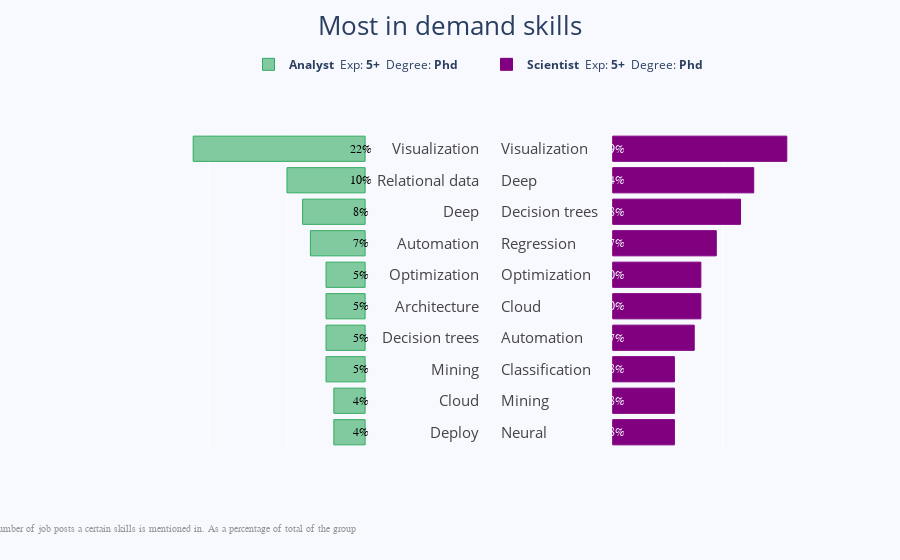

The notebook cell this image was saved under:
### Markdown cell above
### Most popular skills from each job profile

### Code cell
### Create two bar plots side by side to compare most in demand skills from each profile 

# Creating two subplots
fig = make_subplots(rows=1, cols=2, specs=[[{}, {}]], shared_xaxes=True,
                    shared_yaxes=False,
                    #vertical_spacing=0.0001
                    )

# Add bar chart for Profile 1 
fig.add_trace(go.Bar(
    x=y,
    y=x,
    marker=dict(
        color='rgba(50, 171, 96, 0.6)',
        line=dict(
            color='rgba(50, 171, 96, 1.0)',
            width=1),
    ),
    name= f'<b>{str.capitalize(job)}</b>  Exp: <b>{experience}</b>  Degree: <b>{str.capitalize(degree)}</b>        ',
    orientation='h',
), 1, 1)

# Add bar chart for Profile 2
fig.add_trace(go.Bar(
    x=y_3, 
    y=x_3,
    marker=dict(
        color='rgb(128, 0, 128)',
        line=dict(
            color='rgb(128, 0, 128)',
            width=1,)
    ),
    name=f'<b>{str.capitalize(job2)}</b>  Exp: <b>{experience2}</b>  Degree: <b>{str.capitalize(degree2)}</b>        ', 
    orientation='h',
), 1, 2)

# Title 
fig.update_layout(
    title=dict(text='Most in demand skills',
               font=dict(
                   size=26,
               ),
               x = 0.5,
               xanchor='center'
    ),
    
    # Axes       
    yaxis=dict(
        showgrid=False,
        showline=False,
        showticklabels=True,
        side= 'right',
      
        ticklabelposition="inside",
   
        tickfont = dict(
            size=15,
           # color='rgba(102, 102, 102, 0.8)',
           # family=  "Droid Sans Mono",
            ),
        domain=[0.1, 0.85],
    ),
    yaxis2=dict(
        showgrid=False,
        showline=False,
        showticklabels=True,
        ticklabelposition="inside",   
            tickfont = dict(
            size=15,
           # color='rgba(102, 102, 102, 0.8)',
           # family=  "Droid Sans Mono",
            ),
        linecolor='rgba(102, 102, 102, 0.8)',
        linewidth=2,
        domain=[0.1, 0.85],
    ),
    xaxis=dict(
        zeroline=False,
        showline=False,
        showticklabels=False,
        showgrid=True,
        autorange="reversed",
        domain=[0.1, 0.49],
    ),
    xaxis2=dict(
        zeroline=False,
        showline=False,
        showticklabels=False,
        showgrid=True,
        domain=[0.51, 0.9],
        #side='top',
        #dtick=25000,
    ),
    
    legend=dict(
        x=0.5,
        y=1.048, font_size=12, orientation = 'h', xanchor='center',),
    margin=dict(l=100, r=20, t=70, b=70),
    paper_bgcolor='rgb(248, 248, 255)',
    plot_bgcolor='rgb(248, 248, 255)',
    #showlegend=False,
)


# Annotations 
annotations = []
# Adding percentage labels 
for yd, y_3d, xd, x_3d in zip(y, y_3, x, x_3):
    # Percentage labels for Profile 1 plot
    annotations.append(dict(xref='x1', yref='y1',
                            y=xd, x= 0.5,
                            text=str(yd) + '%',
                            font=dict(family='Arial', size=12,
                                      color='rgb(0, 0, 0)'),
                            showarrow=False))
    # Percentage labels for Profile 2 plot
    annotations.append(dict(xref='x2', yref='y2',
                            y=x_3d, x=0.5,
                            text=str(y_3d) + '%',
                            font=dict(family='Arial', size=12,
                                      color='rgb(248, 248, 255)'),
                            showarrow=False))
# Footnotes
annotations.append(dict(xref='paper', yref='paper',
                        x=-0.2, y=-0.109,
                        text='Figures are number of job posts a certain skills is mentioned in. As a percentage of total of the group',
                        font=dict(family='Arial', size=10, color='rgb(150,150,150)'),
                        showarrow=False))

fig.update_layout(annotations=annotations)

fig.show()

### Figure 1 — Plotly figure (JSON) as saved in the notebook; plotly's stock layout.template omitted (floating-point values rounded to 4 significant figures)
{"data": [{"marker": {"color": "rgba(50, 171, 96, 0.6)", "line": {"color": "rgba(50, 171, 96, 1.0)", "width": 1}}, "name": "<b>Analyst</b>  Exp: <b>5+</b>  Degree: <b>Phd</b>        ", "orientation": "h", "type": "bar", "x": [4, 4, 5, 5, 5, 5, 7, 8, 10, 22], "xaxis": "x", "y": ["Deploy", "Cloud", "Mining", "Decision trees", "Architecture", "Optimization", "Automation", "Deep", "Relational data", "Visualization"], "yaxis": "y"}, {"marker": {"color": "rgb(128, 0, 128)", "line": {"color": "rgb(128, 0, 128)", "width": 1}}, "name": "<b>Scientist</b>  Exp: <b>5+</b>  Degree: <b>Phd</b>        ", "orientation": "h", "type": "bar", "x": [28, 28, 28, 37, 40, 40, 47, 58, 64, 79], "xaxis": "x2", "y": ["Neural", "Mining", "Classification", "Automation", "Cloud", "Optimization", "Regression", "Decision trees", "Deep", "Visualization"], "yaxis": "y2"}], "layout": {"annotations": [{"font": {"color": "rgb(0, 0, 0)", "family": "Arial", "size": 12}, "showarrow": false, "text": "4%", "x": 0.5, "xref": "x", "y": "Deploy", "yref": "y"}, {"font": {"color": "rgb(248, 248, 255)", "family": "Arial", "size": 12}, "showarrow": false, "text": "28%", "x": 0.5, "xref": "x2", "y": "Neural", "yref": "y2"}, {"font": {"color": "rgb(0, 0, 0)", "family": "Arial", "size": 12}, "showarrow": false, "text": "4%", "x": 0.5, "xref": "x", "y": "Cloud", "yref": "y"}, {"font": {"color": "rgb(248, 248, 255)", "family": "Arial", "size": 12}, "showarrow": false, "text": "28%", "x": 0.5, "xref": "x2", "y": "Mining", "yref": "y2"}, {"font": {"color": "rgb(0, 0, 0)", "family": "Arial", "size": 12}, "showarrow": false, "text": "5%", "x": 0.5, "xref": "x", "y": "Mining", "yref": "y"}, {"font": {"color": "rgb(248, 248, 255)", "family": "Arial", "size": 12}, "showarrow": false, "text": "28%", "x": 0.5, "xref": "x2", "y": "Classification", "yref": "y2"}, {"font": {"color": "rgb(0, 0, 0)", "family": "Arial", "size": 12}, "showarrow": false, "text": "5%", "x": 0.5, "xref": "x", "y": "Decision trees", "yref": "y"}, {"font": {"color": "rgb(248, 248, 255)", "family": "Arial", "size": 12}, "showarrow": false, "text": "37%", "x": 0.5, "xref": "x2", "y": "Automation", "yref": "y2"}, {"font": {"color": "rgb(0, 0, 0)", "family": "Arial", "size": 12}, "showarrow": false, "text": "5%", "x": 0.5, "xref": "x", "y": "Architecture", "yref": "y"}, {"font": {"color": "rgb(248, 248, 255)", "family": "Arial", "size": 12}, "showarrow": false, "text": "40%", "x": 0.5, "xref": "x2", "y": "Cloud", "yref": "y2"}, {"font": {"color": "rgb(0, 0, 0)", "family": "Arial", "size": 12}, "showarrow": false, "text": "5%", "x": 0.5, "xref": "x", "y": "Optimization", "yref": "y"}, {"font": {"color": "rgb(248, 248, 255)", "family": "Arial", "size": 12}, "showarrow": false, "text": "40%", "x": 0.5, "xref": "x2", "y": "Optimization", "yref": "y2"}, {"font": {"color": "rgb(0, 0, 0)", "family": "Arial", "size": 12}, "showarrow": false, "text": "7%", "x": 0.5, "xref": "x", "y": "Automation", "yref": "y"}, {"font": {"color": "rgb(248, 248, 255)", "family": "Arial", "size": 12}, "showarrow": false, "text": "47%", "x": 0.5, "xref": "x2", "y": "Regression", "yref": "y2"}, {"font": {"color": "rgb(0, 0, 0)", "family": "Arial", "size": 12}, "showarrow": false, "text": "8%", "x": 0.5, "xref": "x", "y": "Deep", "yref": "y"}, {"font": {"color": "rgb(248, 248, 255)", "family": "Arial", "size": 12}, "showarrow": false, "text": "58%", "x": 0.5, "xref": "x2", "y": "Decision trees", "yref": "y2"}, {"font": {"color": "rgb(0, 0, 0)", "family": "Arial", "size": 12}, "showarrow": false, "text": "10%", "x": 0.5, "xref": "x", "y": "Relational data", "yref": "y"}, {"font": {"color": "rgb(248, 248, 255)", "family": "Arial", "size": 12}, "showarrow": false, "text": "64%", "x": 0.5, "xref": "x2", "y": "Deep", "yref": "y2"}, {"font": {"color": "rgb(0, 0, 0)", "family": "Arial", "size": 12}, "showarrow": false, "text": "22%", "x": 0.5, "xref": "x", "y": "Visualization", "yref": "y"}, {"font": {"color": "rgb(248, 248, 255)", "family": "Arial", "size": 12}, "showarrow": false, "text": "79%", "x": 0.5, "xref": "x2", "y": "Visualization", "yref": "y2"}, {"font": {"color": "rgb(150,150,150)", "family": "Arial", "size": 10}, "showarrow": false, "text": "Figures are number of job posts a certain skills is mentioned in. As a percentage of total of the group", "x": -0.2, "xref": "paper", "y": -0.109, "yref": "paper"}], "legend": {"font": {"size": 12}, "orientation": "h", "x": 0.5, "xanchor": "center", "y": 1.048}, "margin": {"b": 70, "l": 100, "r": 20, "t": 70}, "paper_bgcolor": "rgb(248, 248, 255)", "plot_bgcolor": "rgb(248, 248, 255)", "title": {"font": {"size": 26}, "text": "Most in demand skills", "x": 0.5, "xanchor": "center"}, "xaxis": {"anchor": "y", "autorange": "reversed", "domain": [0.1, 0.49], "showgrid": true, "showline": false, "showticklabels": false, "zeroline": false}, "xaxis2": {"anchor": "y2", "domain": [0.51, 0.9], "showgrid": true, "showline": false, "showticklabels": false, "zeroline": false}, "yaxis": {"anchor": "x", "domain": [0.1, 0.85], "showgrid": false, "showline": false, "showticklabels": true, "side": "right", "tickfont": {"size": 15}, "ticklabelposition": "inside"}, "yaxis2": {"anchor": "x2", "domain": [0.1, 0.85], "linecolor": "rgba(102, 102, 102, 0.8)", "linewidth": 2, "showgrid": false, "showline": false, "showticklabels": true, "tickfont": {"size": 15}, "ticklabelposition": "inside"}}}
